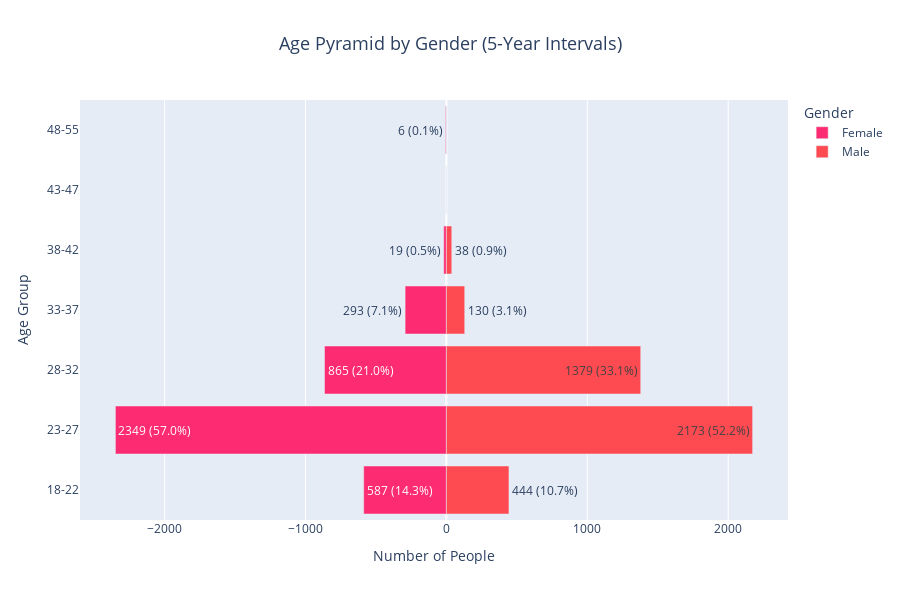

Here is the notebook cell this chart was saved with:
### Code cell
# Créer une copie des colonnes pertinentes pour éviter de modifier la base de données
df_visualization = df[['age', 'gender']].copy()

# Regrouper les âges en tranches de 5 ans, de 18 à 55 ans (inclus)
df_visualization['age_group'] = pd.cut(df_visualization['age'], bins=[18, 23, 28, 33, 38, 43, 48, 56], right=False, labels=[
    '18-22', '23-27', '28-32', '33-37', '38-42', '43-47', '48-55'])

# Mapping des genres pour l'affichage, sans toucher à la base de données
gender_mapping = {
    0: 'Female',
    1: 'Male'
}

# Appliquer le mapping sur le DataFrame de visualisation seulement
df_visualization['gender_label'] = df_visualization['gender'].map(gender_mapping)

# Compter les occurrences de chaque groupe d'âge par genre
age_gender_counts = df_visualization.groupby(['age_group', 'gender_label'], observed=False).size().reset_index(name='Count')

# Calculer le pourcentage de chaque tranche d'âge pour chaque genre
age_gender_counts['Percentage'] = age_gender_counts.groupby('gender_label')['Count'].transform(lambda x: x / x.sum() * 100)

# Inverser les valeurs pour 'Female' pour qu'elles soient affichées à gauche
age_gender_counts.loc[age_gender_counts['gender_label'] == 'Female', 'Count'] *= -1

# Combiner le nombre et le pourcentage pour l'affichage des étiquettes
age_gender_counts['Label'] = age_gender_counts.apply(lambda row: f"{abs(row['Count'])} ({row['Percentage']:.1f}%)", axis=1)

# Couleurs personnalisées pour Female et Male
colors = ['#FD2C72', '#FE4A51']

# Créer la pyramide des âges (graphe en barres horizontales empilées)
fig = px.bar(age_gender_counts, x='Count', y='age_group', color='gender_label', orientation='h',
             title='Age Pyramid by Gender (5-Year Intervals)',
             labels={'age_group': 'Age Group', 'Count': 'Number of People', 'gender_label': 'Gender'},
             color_discrete_sequence=colors, text=age_gender_counts['Label'])  # Ajouter les étiquettes avec le nombre et le pourcentage

# Mettre à jour la mise en page : ajuster la taille, les polices et ajouter des étiquettes personnalisées
fig.update_layout(
    title_font_size=18,
    title_x=0.5,
    xaxis_tickfont_size=12,
    yaxis_tickfont_size=12,
    xaxis_title='Number of People',
    yaxis_title='Age Group',
    width=900,  # Augmenter la largeur
    height=600  # Ajuster la hauteur pour un meilleur espacement
)

# Afficher le graphique
fig.show()

### Figure 1 — Plotly figure (JSON) as saved in the notebook; plotly's stock layout.template omitted (floating-point values rounded to 4 significant figures)
{"data": [{"alignmentgroup": "True", "hovertemplate": "Gender=Female<br>Number of People=%{x}<br>Age Group=%{y}<br>Label=%{text}<extra></extra>", "legendgroup": "Female", "marker": {"color": "#FD2C72", "pattern": {"shape": ""}}, "name": "Female", "offsetgroup": "Female", "orientation": "h", "showlegend": true, "text": ["587 (14.3%)", "2349 (57.0%)", "865 (21.0%)", "293 (7.1%)", "19 (0.5%)", "0 (0.0%)", "6 (0.1%)"], "textposition": "auto", "type": "bar", "x": [-587, -2349, -865, -293, -19, 0, -6], "xaxis": "x", "y": ["18-22", "23-27", "28-32", "33-37", "38-42", "43-47", "48-55"], "yaxis": "y"}, {"alignmentgroup": "True", "hovertemplate": "Gender=Male<br>Number of People=%{x}<br>Age Group=%{y}<br>Label=%{text}<extra></extra>", "legendgroup": "Male", "marker": {"color": "#FE4A51", "pattern": {"shape": ""}}, "name": "Male", "offsetgroup": "Male", "orientation": "h", "showlegend": true, "text": ["444 (10.7%)", "2173 (52.2%)", "1379 (33.1%)", "130 (3.1%)", "38 (0.9%)", "0 (0.0%)", "0 (0.0%)"], "textposition": "auto", "type": "bar", "x": [444, 2173, 1379, 130, 38, 0, 0], "xaxis": "x", "y": ["18-22", "23-27", "28-32", "33-37", "38-42", "43-47", "48-55"], "yaxis": "y"}], "layout": {"barmode": "relative", "height": 600, "legend": {"title": {"text": "Gender"}, "tracegroupgap": 0}, "title": {"font": {"size": 18}, "text": "Age Pyramid by Gender (5-Year Intervals)", "x": 0.5}, "width": 900, "xaxis": {"anchor": "y", "domain": [0, 1], "tickfont": {"size": 12}, "title": {"text": "Number of People"}}, "yaxis": {"anchor": "x", "domain": [0, 1], "tickfont": {"size": 12}, "title": {"text": "Age Group"}}}}
